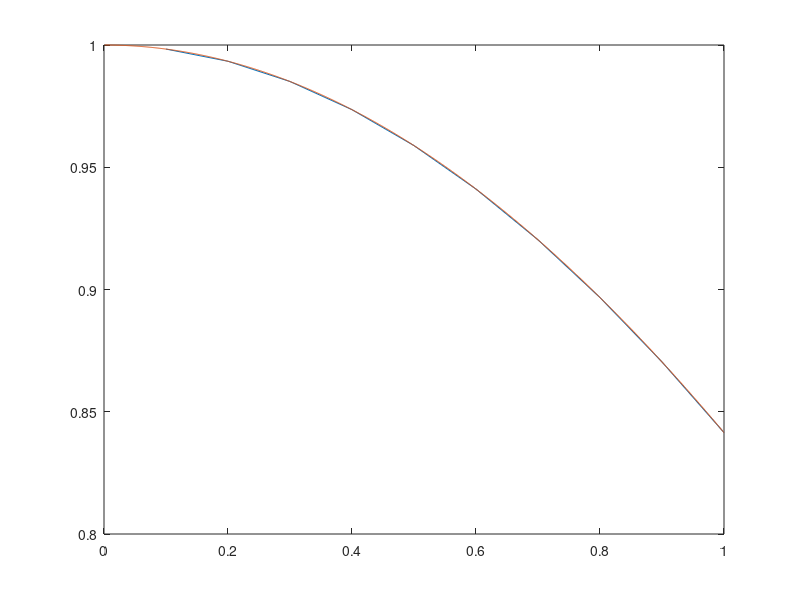

Recreate this plot in MATLAB.
clc;
clear;
%步长为0.1
x1=0:0.1:1;
x1(1)=[];
y1=sin(x1)./x1;
%步长为0.001
x2=0:0.001:1;
x2(1)=[];
y2=sin(x2)./x2;
plot(x1,y1);
hold on;
plot(x2,y2);
hold on;
v1=trapz(x1,y1)
v2=trapz(x2,y2)
